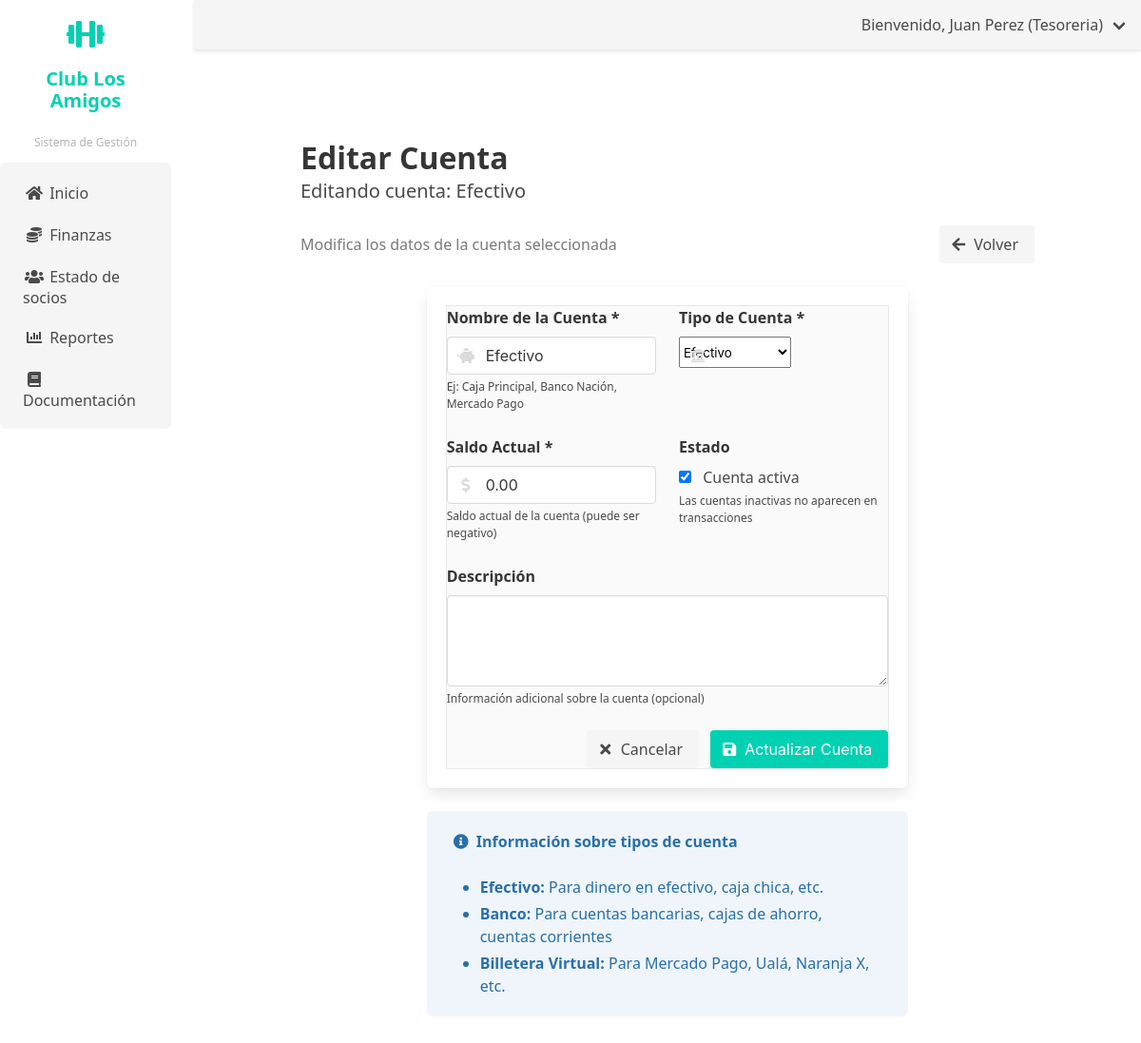
The page /finanzas/cuentas/3/editar/ (signed in) on the database as committed earlier.
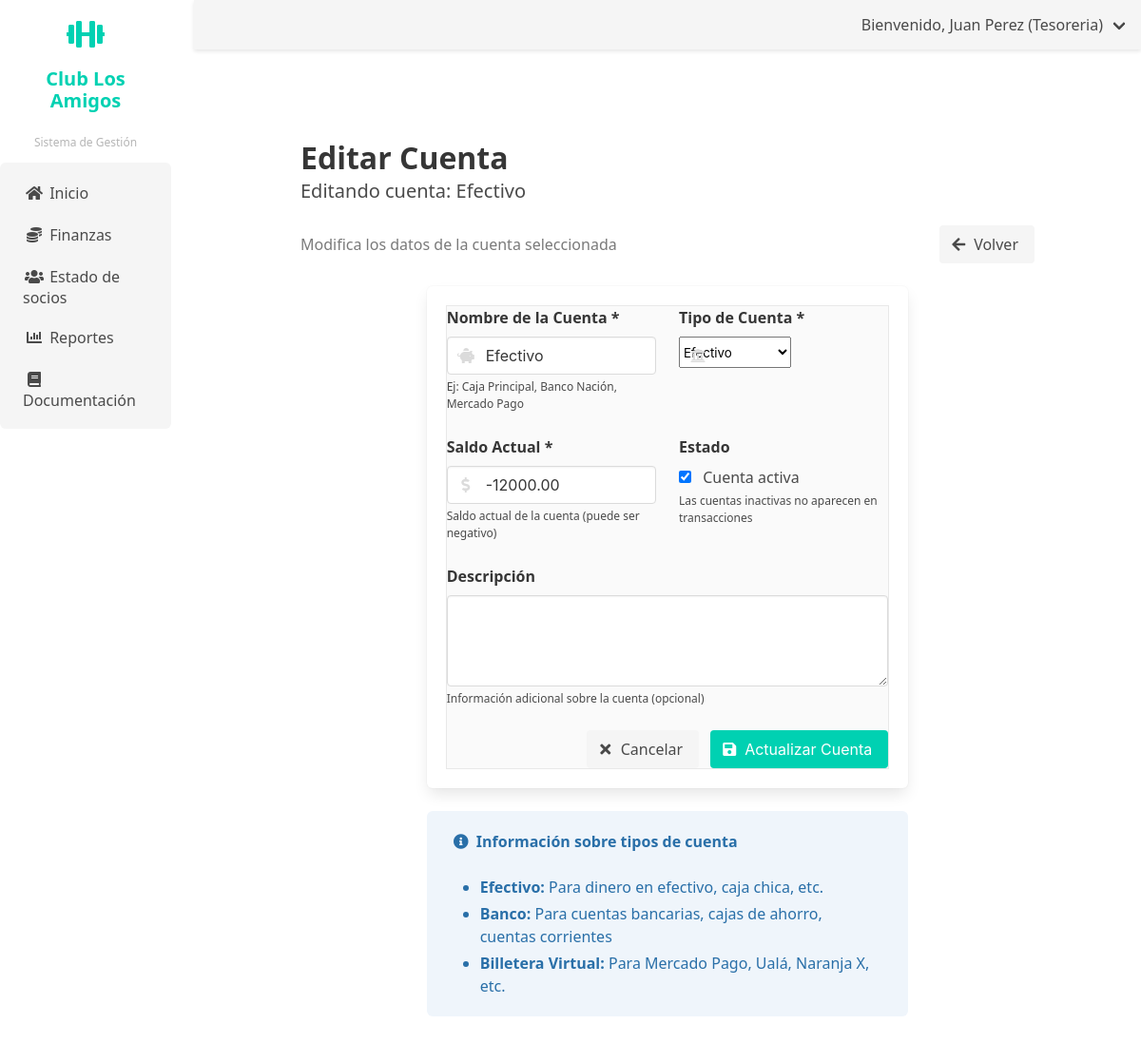
The same page on the database as committed later.
### finanzas/models.py (models this page shows, shortened)
class Cuenta(models.Model):
    TIPO_CUENTA_CHOICES = [
        ('EFECTIVO', 'Efectivo'),
        ('BANCO', 'Banco'),
        ('BILLETERA_VIRTUAL', 'Billetera Virtual'),
    ]
    nombre = models.CharField(max_length=100)
    tipo = models.CharField(max_length=20, choices=TIPO_CUENTA_CHOICES)
    saldo_actual = models.DecimalField(max_digits=12, decimal_places=2, default=0)
    descripcion = models.TextField(blank=True, null=True)
    activa = models.BooleanField(default=True)
    fecha_creacion = models.DateTimeField(auto_now_add=True)
    fecha_actualizacion = models.DateTimeField(auto_now=True)
    class Meta:
        verbose_name = 'Cuenta'
        verbose_name_plural = 'Cuentas'
        ordering = ['tipo', 'nombre']

### finanzas/views.py (the view)
# urls.py: path('cuentas/<int:pk>/editar/', views.editar_cuenta, name='editar_cuenta'),
@login_required
@tesorero_required
def editar_cuenta(request, pk):
    cuenta = get_object_or_404(Cuenta, pk=pk)
    if request.method == 'POST':
        form = CuentaForm(request.POST, instance=cuenta)
        if form.is_valid():
            form.save()
            messages.success(request, 'Cuenta actualizada exitosamente.')
            return redirect('finanzas:lista_cuentas')
    else:
        form = CuentaForm(instance=cuenta)
    return render(request, 'finanzas/form_cuenta.html', {
        'form': form,
        'cuenta': cuenta,
        'titulo': 'Editar Cuenta'
    })

### finanzas/forms.py
class CuentaForm(forms.ModelForm):
    class Meta:
        model = Cuenta
        fields = ['nombre', 'tipo', 'saldo_actual', 'descripcion', 'activa']
        widgets = {
            'nombre': forms.TextInput(attrs={'class': 'input'}),
            'tipo': forms.Select(attrs={'class': 'select'}),
            'saldo_actual': forms.NumberInput(attrs={'class': 'input'}),
            'descripcion': forms.Textarea(attrs={'class': 'textarea', 'rows': 3}),
            'activa': forms.CheckboxInput(attrs={'class': 'checkbox'}),
        }

### usuarios/context_processors.py (called while the page is built)
def user_role_context(request):
    if request.user.is_authenticated:
        user_groups = request.user.groups.all()
        if user_groups.filter(name='Coordinador').exists():
            user_role = 'Coordinador'
        elif user_groups.filter(name='Tesoreria').exists():
            user_role = 'Tesoreria'
        elif user_groups.filter(name='Comision').exists():
            user_role = 'Comision'
        elif user_groups.filter(name='Administrador').exists():
            user_role = 'Administrador'
        else:
            user_role = 'Default'
    else:
        user_role = 'Default'
    return {
        'user_role': user_role
    }

### finanzas/templates/finanzas/form_cuenta.html (shortened to what the changed rows need)
{% extends 'usuarios/base_tesorero.html' %}
{% load static %}
{% block content %}
<div class="container">
    <div class="section">
        <h1 class="title">{{ titulo }}</h1>
        <p class="subtitle">
            {% if cuenta %}
                Editando cuenta: {{ cuenta.nombre }}
            {% else %}
                Crea una nueva cuenta bancaria o de efectivo
            {% endif %}
        </p>
        <div class="level mb-5">
            <div class="level-left">
            </div>
            <div class="level-right">
            </div>
        </div>
        <div class="columns is-centered">
            <div class="column is-8">
                <div class="box">
                    <form method="post" id="cuenta-form">
                        <div class="columns is-multiline">
                            <div class="column is-6">
                                <div class="field">
                                    <div class="control has-icons-left">
                                        {{ form.nombre }}
                                        <span class="icon is-small is-left">
                                        </span>
                                    </div>
                                </div>
                            </div>
                            <div class="column is-6">
                                <div class="field">
                                    <div class="control has-icons-left">
                                        {{ form.tipo }}
                                        <span class="icon is-small is-left">
                                        </span>
                                    </div>
                                </div>
                            </div>
                            <div class="column is-6">
                                <div class="field">
                                    <div class="control has-icons-left">
                                        {{ form.saldo_actual }}
                                        <span class="icon is-small is-left">
                                        </span>
                                    </div>
                                </div>
                            </div>
                            <div class="column is-6">
                                <div class="field">
                                    <div class="control">
                                        <label class="checkbox">
                                            {{ form.activa }}
                                            <span class="ml-2">Cuenta activa</span>
                                        </label>
                                    </div>
                                </div>
                            </div>
                            <div class="column is-12">
                                <div class="field">
                                    <div class="control">
                                        {{ form.descripcion }}
                                    </div>
                                </div>
                            </div>
                        </div>
                    </form>
                </div>
            </div>
        </div>
    </div>
</div>
{% endblock %}

Rows that differ between the two databases and show on the page:
changed Cuenta "Efectivo": saldo_actual "0.00" → "-12000.00"
